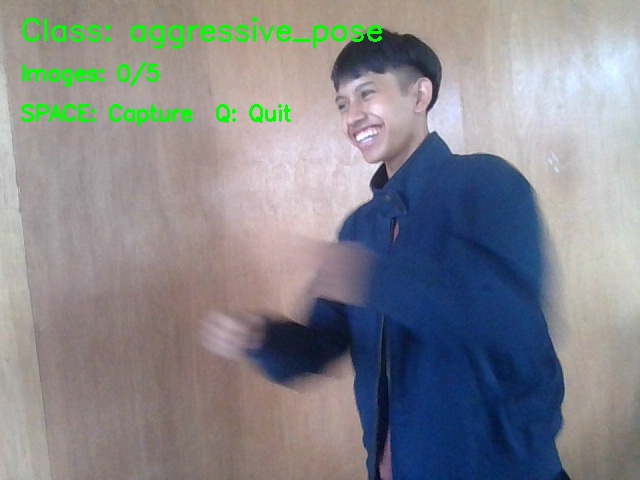
#> input picture Group2/dataset/aggressive_pose/aggressive_pose_20251124_143903_268189.jpg, 640 x 480 px; its folder holds only this picture in this run
$ python dataprocesssing.py
#> lines starting #> are read from the running program, lines starting #| are printed output that depends on the picture
# data_preprocessing.py
import cv2
import os
import numpy as np
from sklearn.model_selection import train_test_split
import json

class DataPreprocessor:
    def __init__(self, data_dir="dataset", img_size=(224, 224)):
        self.data_dir = data_dir
        self.img_size = img_size
        self.classes = []
        self.data = []
        self.labels = []

    def load_and_preprocess_data(self):
        """Load and preprocess all images"""
        print("🔄 Loading and preprocessing data...")

        # Find all classes from directory structure
        self.classes = [d for d in os.listdir(self.data_dir)
                       if os.path.isdir(os.path.join(self.data_dir, d))]
        self.classes.sort()

        print(f"Found classes: {self.classes}")

        for class_idx, class_name in enumerate(self.classes):
            class_path = os.path.join(self.data_dir, class_name)
            image_files = [f for f in os.listdir(class_path) if f.endswith(('.jpg', '.png', '.jpeg'))]

            print(f"Processing {class_name}: {len(image_files)} images")

            for image_file in image_files:
                image_path = os.path.join(class_path, image_file)

                try:
                    # Load and preprocess image
                    image = cv2.imread(image_path)
#> image is the input picture: shape (480, 640, 3); mean B, G, R 140.3, 135.5, 134.4
                    if image is not None:
                        # Resize to consistent size
                        image = cv2.resize(image, self.img_size)
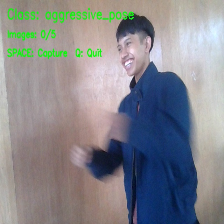
#> image: shape (224, 224, 3); mean B, G, R 140.2, 135.4, 134.3

                        # Normalize pixel values
                        image = image.astype(np.float32) / 255.0

                        self.data.append(image)
                        self.labels.append(class_idx)

                except Exception as e:
                    print(f"Error processing {image_path}: {e}")
#> pass 2 of the loop in load_and_preprocess_data, `for class_idx, class_name in enumerate(self.classes):`:
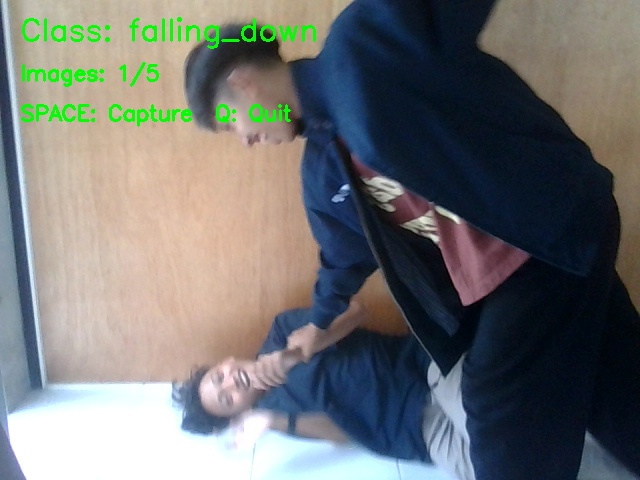
#> input picture Group2/dataset/falling_down/falling_down_20251124_144128_436590.jpg, 640 x 480 px
#> in load_and_preprocess_data, image is the input picture: shape (480, 640, 3); mean B, G, R 113.2, 114.1, 111.9
#> in load_and_preprocess_data, `image = cv2.resize(image, self.img_size)`:
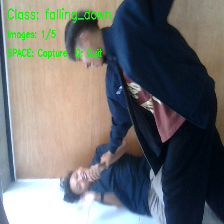
#> image: shape (224, 224, 3); mean B, G, R 113.1, 114, 111.8

        self.data = np.array(self.data)
        self.labels = np.array(self.labels)

        print(f"✅ Loaded {len(self.data)} images across {len(self.classes)} classes")
#| ✅ Loaded 2 images across 2 classes
        return self.data, self.labels, self.classes

    def train_test_split(self, test_size=0.2, validation_size=0.2):
        """Split data into train, validation, and test sets"""
        # First split: separate test set
        X_temp, X_test, y_temp, y_test = train_test_split(
            self.data, self.labels, test_size=test_size, random_state=42, stratify=self.labels
        )

        # Second split: separate validation set from remaining data
        val_ratio = validation_size / (1 - test_size)
        X_train, X_val, y_train, y_val = train_test_split(
            X_temp, y_temp, test_size=val_ratio, random_state=42, stratify=y_temp
        )

        print(f"📊 Dataset split:")
        print(f"  Training: {len(X_train)} images")
        print(f"  Validation: {len(X_val)} images")
        print(f"  Test: {len(X_test)} images")

        return (X_train, y_train), (X_val, y_val), (X_test, y_test)

    def save_dataset_info(self):
        """Save dataset information to JSON file"""
        dataset_info = {
            'num_classes': len(self.classes),
            'classes': self.classes,
            'class_distribution': {},
            'total_images': len(self.data),
            'image_size': self.img_size,
            'preprocessing': 'resize_224x224, normalize_0-1'
        }

        # Count images per class
        for class_idx, class_name in enumerate(self.classes):
            count = np.sum(self.labels == class_idx)
            dataset_info['class_distribution'][class_name] = int(count)

        # Save to file
        info_path = os.path.join(self.data_dir, 'dataset_info.json')
        with open(info_path, 'w') as f:
            json.dump(dataset_info, f, indent=2)

        print(f"💾 Dataset info saved to: {info_path}")
        return dataset_info

# Usage
if __name__ == "__main__":
    preprocessor = DataPreprocessor()
    data, labels, classes = preprocessor.load_and_preprocess_data()
#> labels = [0, 1]; classes = ['aggressive_pose', 'falling_down']
    (X_train, y_train), (X_val, y_val), (X_test, y_test) = preprocessor.train_test_split()
#> (the run stopped early here; a loop or call above may not have finished)
